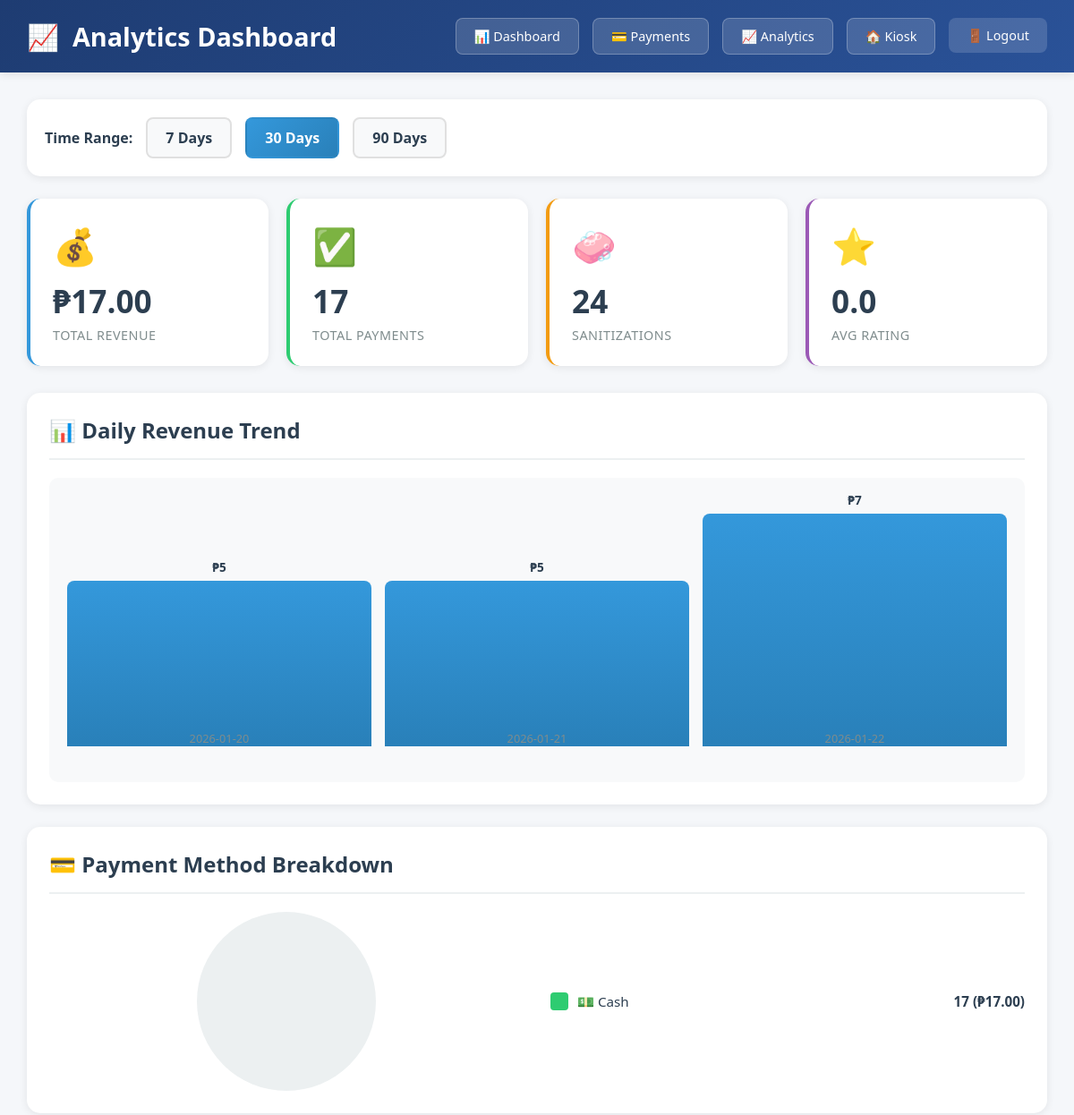
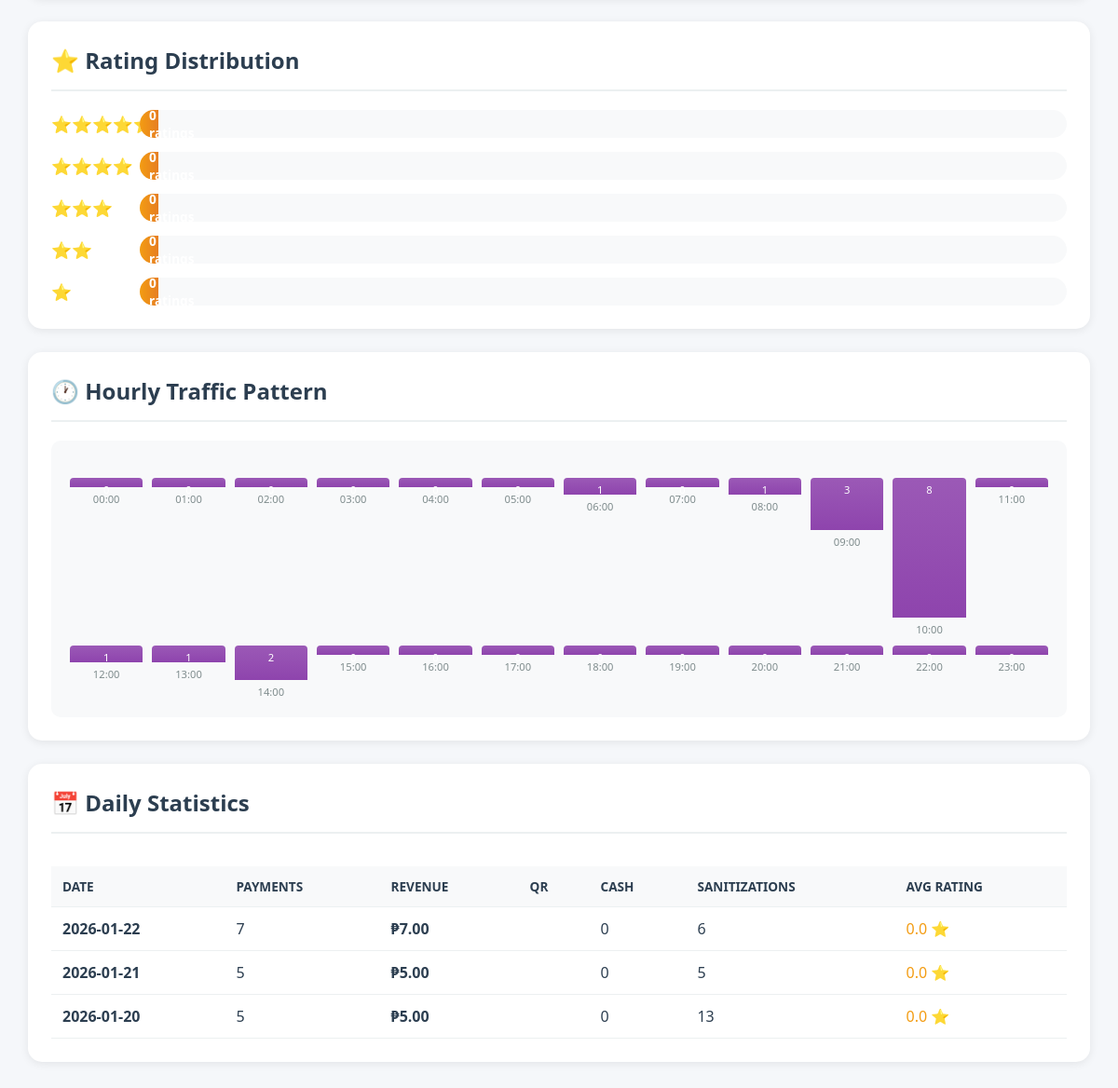
The page /admin/analytics (signed in) on the database its author committed (2 pictures, top to bottom).
### tables this page shows
CREATE TABLE daily_stats (
            id INTEGER PRIMARY KEY AUTOINCREMENT,
            date DATE UNIQUE NOT NULL,
            total_payments INTEGER DEFAULT 0,
            total_revenue REAL DEFAULT 0,
            successful_sanitizations INTEGER DEFAULT 0,
            average_rating REAL DEFAULT 0,
            qrph_payments INTEGER DEFAULT 0,
            cash_payments INTEGER DEFAULT 0
        );

### KioskSloanaPay-main/app.py (the view)
@app.route("/admin/analytics")
@login_required
def admin_analytics():
    conn = get_db()
    c = conn.cursor()
    days = int(request.args.get('days', 30))
    start_date = datetime.now().date() - timedelta(days=days)
    c.execute('''
        SELECT * FROM daily_stats
        WHERE date >= ?
        ORDER BY date
    ''', (start_date,))
    daily_stats = c.fetchall()
    c.execute('''
        SELECT payment_method, COUNT(*) as count, COALESCE(SUM(amount), 0) as total
        FROM payments
        WHERE status = 'PAID' AND DATE(created_at) >= ?
        GROUP BY payment_method
    ''', (start_date,))
    payment_methods = c.fetchall()
    c.execute('''
        SELECT rating, COUNT(*) as count
        FROM ratings
        WHERE DATE(created_at) >= ?
        GROUP BY rating
        ORDER BY rating
    ''', (start_date,))
    rating_distribution = c.fetchall()
    c.execute('''
        SELECT strftime('%H', created_at) as hour, COUNT(*) as count
        FROM payments
        WHERE status = 'PAID' AND DATE(created_at) >= ?
        GROUP BY hour
        ORDER BY hour
    ''', (start_date,))
    hourly_distribution = c.fetchall()
    conn.close()
    return render_template("admin_analytics.html",
                         daily_stats=[dict(d) for d in daily_stats],
                         payment_methods=[dict(p) for p in payment_methods],
                         rating_distribution=[dict(r) for r in rating_distribution],
                         hourly_distribution=[dict(h) for h in hourly_distribution],
                         days=days)

### KioskSloanaPay-main/app.py (called while the page is built)
def get_db():
    conn = sqlite3.connect('helmet_sanitizer.db')
    conn.row_factory = sqlite3.Row
    return conn

def login_required(f):
    @wraps(f)
    def decorated_function(*args, **kwargs):
        if 'admin_logged_in' not in session:
            return redirect(url_for('admin_login'))
        return f(*args, **kwargs)
    return decorated_function

### KioskSloanaPay-main/templates/admin_analytics.html (shortened to what this page needs)
<!DOCTYPE html>
<html lang="en">
<head>
</head>
<body>
    <div class="header">
        <h1>
            <span>📈</span>
            Analytics Dashboard
        </h1>
        <div class="header-nav">
            <a href="{{ url_for('admin_dashboard') }}">📊 Dashboard</a>
            <a href="{{ url_for('admin_payments') }}">💳 Payments</a>
            <a href="{{ url_for('admin_analytics') }}">📈 Analytics</a>
            <a href="{{ url_for('home') }}">🏠 Kiosk</a>
            <form method="GET" action="{{ url_for('admin_logout') }}" style="display: inline;">
                <button type="submit" class="logout-btn">🚪 Logout</button>
            </form>
        </div>
    </div>
    <div class="container">
        <div class="time-range-selector">
            <strong>Time Range:</strong>
            <a href="{{ url_for('admin_analytics', days=7) }}" class="{% if days == 7 %}active{% endif %}">7 Days</a>
            <a href="{{ url_for('admin_analytics', days=30) }}" class="{% if days == 30 %}active{% endif %}">30 Days</a>
            <a href="{{ url_for('admin_analytics', days=90) }}" class="{% if days == 90 %}active{% endif %}">90 Days</a>
        </div>
        <div class="stats-grid">
            <div class="stat-card primary">
                <div class="stat-icon">💰</div>
                <div class="stat-value">
                    ₱{{ "%.2f"|format(daily_stats|map(attribute='total_revenue')|sum) }}
                </div>
                <div class="stat-label">Total Revenue</div>
            </div>
            <div class="stat-card success">
                <div class="stat-icon">✅</div>
                <div class="stat-value">
                    {{ daily_stats|map(attribute='total_payments')|sum }}
                </div>
                <div class="stat-label">Total Payments</div>
            </div>
            <div class="stat-card warning">
                <div class="stat-icon">🧼</div>
                <div class="stat-value">
                    {{ daily_stats|map(attribute='successful_sanitizations')|sum }}
                </div>
                <div class="stat-label">Sanitizations</div>
            </div>
            <div class="stat-card info">
                <div class="stat-icon">⭐</div>
                <div class="stat-value">
                    {% set avg_rating = (daily_stats|map(attribute='average_rating')|select|list) %}
                    {{ "%.1f"|format((avg_rating|sum / avg_rating|length) if avg_rating|length > 0 else 0) }}
                </div>
                <div class="stat-label">Avg Rating</div>
            </div>
        </div>
        <div class="section">
            <div class="section-header">
                <h2>📊 Daily Revenue Trend</h2>
            </div>
            <div class="chart-container">
                <div class="bar-chart">
                    {% if daily_stats %}
                        {% set max_revenue = daily_stats|map(attribute='total_revenue')|max %}
                        {% for stat in daily_stats %}
                        <div class="bar" style="height: {{ (stat.total_revenue / max_revenue * 100)|int if max_revenue > 0 else 0 }}%;">
                            <div class="bar-value">₱{{ "%.0f"|format(stat.total_revenue) }}</div>
                            <div class="bar-label">{{ stat.date }}</div>
                        </div>
                        {% endfor %}
                    {% else %}
                        <p style="margin: auto; color: #95a5a6;">No data available</p>
                    {% endif %}
                </div>
            </div>
        </div>
        <div class="section">
            <div class="section-header">
                <h2>💳 Payment Method Breakdown</h2>
            </div>
            <div class="pie-chart-container">
                <div>
                    {% set qr_total = payment_methods|selectattr('payment_method', 'equalto', 'QR')|map(attribute='count')|sum %}
                    {% set cash_total = payment_methods|selectattr('payment_method', 'equalto', 'CASH')|map(attribute='count')|sum %}
                    {% set total = qr_total + cash_total %}
                    {% if total > 0 %}
                        {% set qr_percent = (qr_total / total * 100)|int %}
                        <div class="pie-chart" style="background: conic-gradient(
                            #3498db 0deg {{ qr_percent * 3.6 }}deg,
                            #2ecc71 {{ qr_percent * 3.6 }}deg 360de );"></div>
                    {% else %}
                        <div class="pie-chart" style="background: #ecf0f1;"></div>
                    {% endif %}
                </div>
                <div class="legend">
                    {% for method in payment_methods %}
                    <div class="legend-item">
                        <div class="legend-color" style="background: {% if method.payment_method == 'QR' %}#3498db{% else %}#2ecc71{% endif %};"></div>
                        <div class="legend-label">
                            {% if method.payment_method == 'QR' %}📱 QR Payment{% else %}💵 Cash{% endif %}
                        </div>
                        <div class="legend-value">{{ method.count }} (₱{{ "%.2f"|format(method.total) }})</div>
                    </div>
                    {% endfor %}
                </div>
            </div>
        </div>
        <div class="section">
            <div class="section-header">
                <h2>⭐ Rating Distribution</h2>
            </div>
            <div class="rating-distribution">
                {% set total_ratings = rating_distribution|map(attribute='count')|sum %}
                {% for i in range(5, 0, -1) %}
                    {% set rating_count = rating_distribution|selectattr('rating', 'equalto', i)|map(attribute='count')|sum %}
                    <div class="rating-row">
                        <div class="rating-stars">
                            {% for j in range(i) %}⭐{% endfor %}
                        </div>
                        <div class="rating-bar">
                            <div class="rating-bar-fill" style="width: {{ (rating_count / total_ratings * 100)|int if total_ratings > 0 else 0 }}%;">
                                {{ rating_count }} ratings
                            </div>
                        </div>
                    </div>
                {% endfor %}
            </div>
        </div>
        <div class="section">
            <div class="section-header">
                <h2>🕐 Hourly Traffic Pattern</h2>
            </div>
            <div class="chart-container">
                <div class="hourly-chart">
                    {% if hourly_distribution %}
                        {% set max_hour = hourly_distribution|map(attribute='count')|max %}
                        {% for hour in range(24) %}
                            {% set hour_data = hourly_distribution|selectattr('hour', 'equalto', '%02d'|format(hour))|first %}
                            {% set count = hour_data.count if hour_data else 0 %}
                            <div class="hour-bar">
                                <div class="hour-bar-graph" style="height: {{ (count / max_hour * 150)|int if max_hour > 0 else 10 }}px;">
                                    <div style="text-align: center; font-size: 0.7em; color: white; padding-top: 5px;">{{ count }}</div>
                                </div>
                                <div class="hour-label">{{ '%02d'|format(hour) }}:00</div>
                            </div>
                        {% endfor %}
                    {% endif %}
                </div>
            </div>
        </div>
        <div class="section">
            <div class="section-header">
                <h2>📅 Daily Statistics</h2>
            </div>
            <div style="overflow-x: auto;">
                <table>
                    <thead>
                        <tr>
                            <th>Date</th>
                            <th>Payments</th>
                            <th>Revenue</th>
                            <th>QR</th>
                            <th>Cash</th>
                            <th>Sanitizations</th>
                            <th>Avg Rating</th>
                        </tr>
                    </thead>
                    <tbody>
                        {% for stat in daily_stats|reverse %}
                        <tr>
                            <td><strong>{{ stat.date }}</strong></td>
                            <td>{{ stat.total_payments }}</td>
                            <td><strong>₱{{ "%.2f"|format(stat.total_revenue) }}</strong></td>
                            <td>{{ stat.qr_payments }}</td>
                            <td>{{ stat.cash_payments }}</td>
                            <td>{{ stat.successful_sanitizations }}</td>
                            <td>
                                <span style="color: #f39c12;">
                                    {{ "%.1f"|format(stat.average_rating) }} ⭐
                                </span>
                            </td>
                        </tr>
                        {% endfor %}
                    </tbody>
                </table>
            </div>
        </div>
    </div>
</body>
</html>

### rows shown on the page
daily_stats: total_revenue "5", date "2026-01-20", total_payments "5", total_revenue "5.00", cash_payments "0", successful_sanitizations "13", average_rating "0.0"
daily_stats: total_revenue "5", date "2026-01-21", total_payments "5", total_revenue "5.00", cash_payments "0", successful_sanitizations "5", average_rating "0.0"
daily_stats: total_revenue "7", date "2026-01-22", total_payments "7", total_revenue "7.00", cash_payments "0", successful_sanitizations "6", average_rating "0.0"

### other values the page prints
{{ "%.2f"|format(daily_stats|map(attribute='total_revenue')|sum) }} "17.00"
{{ daily_stats|map(attribute='total_payments')|sum }} "17"
{{ daily_stats|map(attribute='successful_sanitizations')|sum }} "24"
{{ method.count }} "17"
{{ "%.2f"|format(method.total) }} "17.00"
{{ rating_count }} "0" "0" "0" "0" "0"
{{ count }} "0" "0" "0" "0" "0" "0" "1" "0" "1" "3" "8" "0" "1" "1" "2" "0" "0" "0" "0" "0" "0" "0" "0" "0"
{{ '%02d'|format(hour) }} "00" "01" "02" "03" "04" "05" "06" "07" "08" "09" "10" "11" "12" "13" "14" "15" "16" "17" "18" "19" "20" "21" "22" "23"
